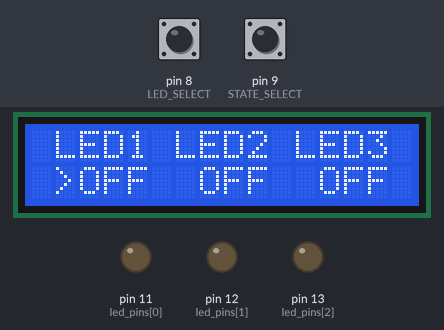
The sketch below on a simulated Arduino Uno, built with avr-gcc and run on an emulated ATmega328P. Parts: 16×2 character LCD, output pins drawn as LEDs (lit = HIGH). The test bench sets the inputs (shaded band); at power-on: pin 9 (STATE_SELECT) HIGH, pin 8 (LED_SELECT) HIGH.

Above: at 1.2 s.
1.3 s: pin 9 (STATE_SELECT) pulled LOW for 1 s
At 3.4 s:
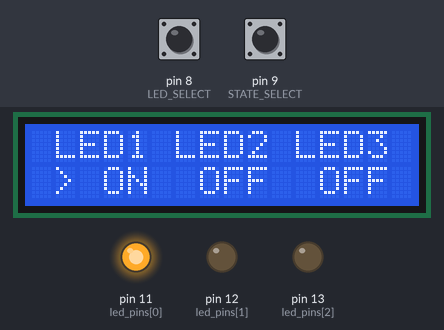
3.8 s: pin 8 (LED_SELECT) pulled LOW for 3.2 s
At 8.1 s:
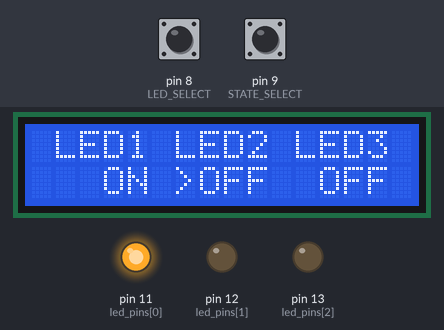
8.5 s: pin 9 (STATE_SELECT) pulled LOW for 0.25 s
At 9.8 s:
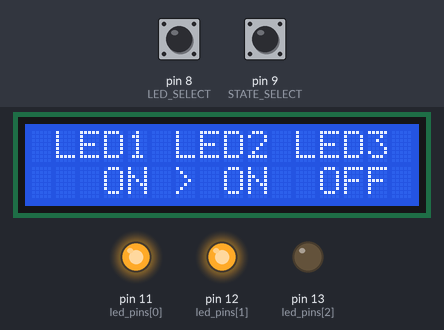
10.2 s: pin 8 (LED_SELECT) pulled LOW for 0.25 s
At 11.6 s:
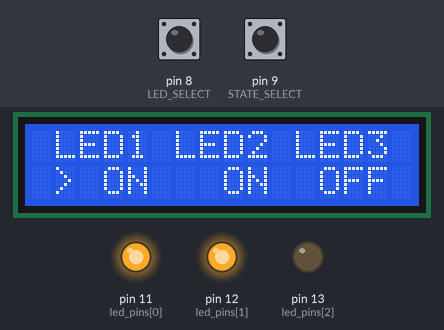
11.9 s: pin 9 (STATE_SELECT) pulled LOW for 0.25 s
At 13.1 s:
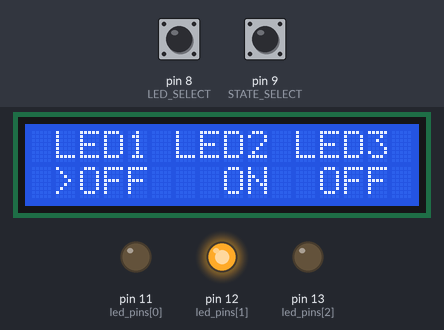
13.6 s: pin 8 (LED_SELECT) pulled LOW for 1 s
At 14.9 s:
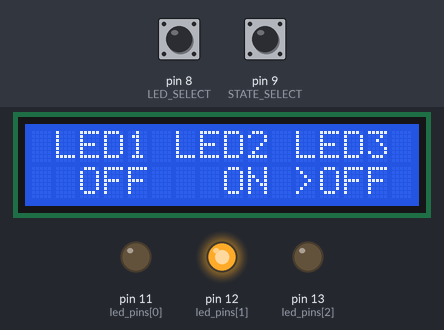
Timing chart, 0 to 16.6 s (numbered marks = the images above; inputs shaded):
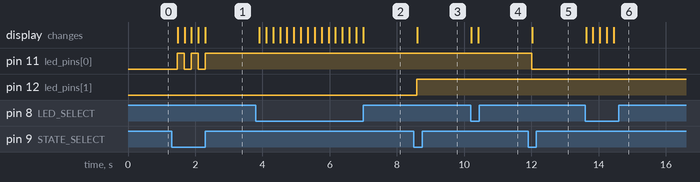

Measured:
- after the input at 1.3 s, pin 11 (led_pins[0]): alternates HIGH for 0.21 s and LOW for 0.21 s, 5 changes in all, then stays HIGH, starting after 0.17 s; the display: changes after 0.17 s (image 1)
- after the input at 3.8 s, the display: changes after 0.11 s (image 2)
- after the input at 8.5 s, pin 12 (led_pins[1]): LOW → HIGH after 0.10 s; the display: changes after 0.10 s (image 3)
- after the input at 10.2 s, the display: first changes at once (image 4 shows a later state)
- after the input at 11.9 s, pin 11 (led_pins[0]): HIGH → LOW after 0.11 s; the display: changes after 0.12 s (image 5)
- after the input at 13.6 s, the display: first changes at once (image 6 shows a later state)

The sketch:

LCD_menu_basics.ino
```cpp
/*
 * LCD Menu for multiple pin control
 *
 * The output states of 3 digital pins can be controlled via two buttons
 * named "Select" and "Adjust" connected to pin 8 and 9, respectively.
 * The string array can be modified to name connected devices.
 * Pins 2 to 7 are adjusted for LCD connection.
 *
 * Author: Guray Gurkan
 * Nov 2016
 * g.gurkan@iku.edu.tr
 */

#include <LiquidCrystal.h>
LiquidCrystal lcd(7, 6, 5, 4, 3, 2); //RS, EN, D4-D7

int led_pins[] = {11, 12, 13};
bool states[] = {false, false, false};
byte current = 0;
String names[] = {"LED1", "LED2", "LED3"};


void setup() {
  lcd.begin(16, 2);
  pinMode(8, INPUT_PULLUP); //LED SELECT
  pinMode(9, INPUT_PULLUP); // STATE SELECT
  pinMode(led_pins[0], OUTPUT); // LED1
  pinMode(led_pins[1], OUTPUT); // LED2
  pinMode(led_pins[2], OUTPUT); // LED3
  display_menu(states, 0);
}

void loop() {
  if (!digitalRead(8)) // Led SELECT
  {
    current++;
    current %= 3;
    display_menu(states, current);
  }

  if (!digitalRead(9)) // Led STATE toggle
  {
    states[current] = !states[current];
    digitalWrite(led_pins[current], states[current]);
    display_menu(states, current);
  }
  delay(200);
}

void display_menu(bool arg_states[], int current)
{
  lcd.clear();
  put_marker(current);
  lcd.setCursor(1, 0);
  lcd.print(names[0]);
  lcd.setCursor(6, 0);
  lcd.print(names[1]);
  lcd.setCursor(11, 0);
  lcd.print(names[2]);
  lcd.setCursor(2, 1);
  if (arg_states[0])
    lcd.print(" ON");
  else
    lcd.print("OFF");
  lcd.setCursor(7, 1);
  if (arg_states[1])
    lcd.print(" ON");
  else
    lcd.print("OFF");
  lcd.setCursor(12, 1);
  if (arg_states[2])
    lcd.print(" ON");
  else
    lcd.print("OFF");
}

void put_marker(int c)
{
  if (c == 0)
    lcd.setCursor(1, 1);
  if (c == 1)
    lcd.setCursor(6, 1);
  if (c == 2)
    lcd.setCursor(11, 1);
  lcd.write(0x3E); // ">" symbol for cursor
}
```
